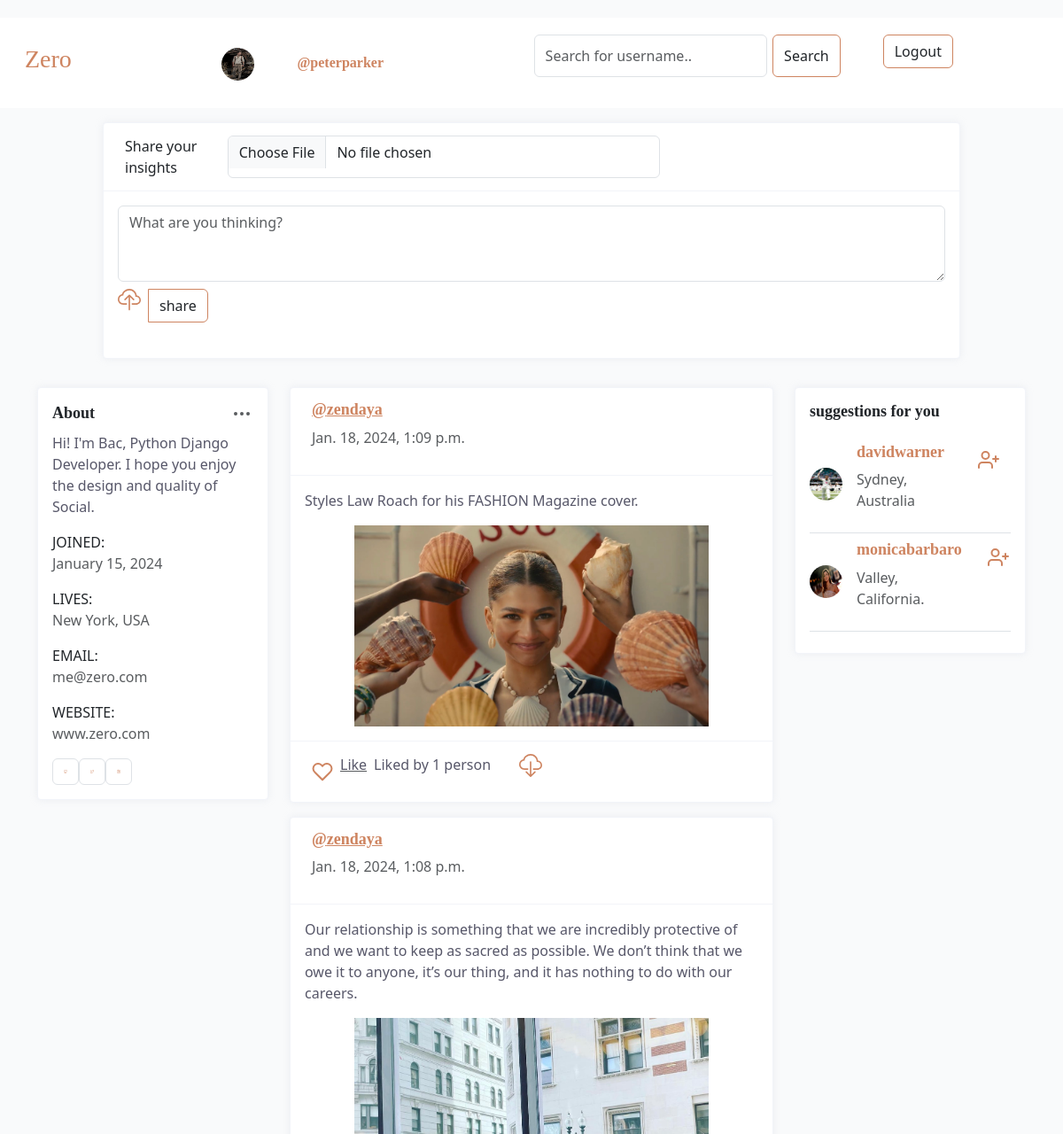
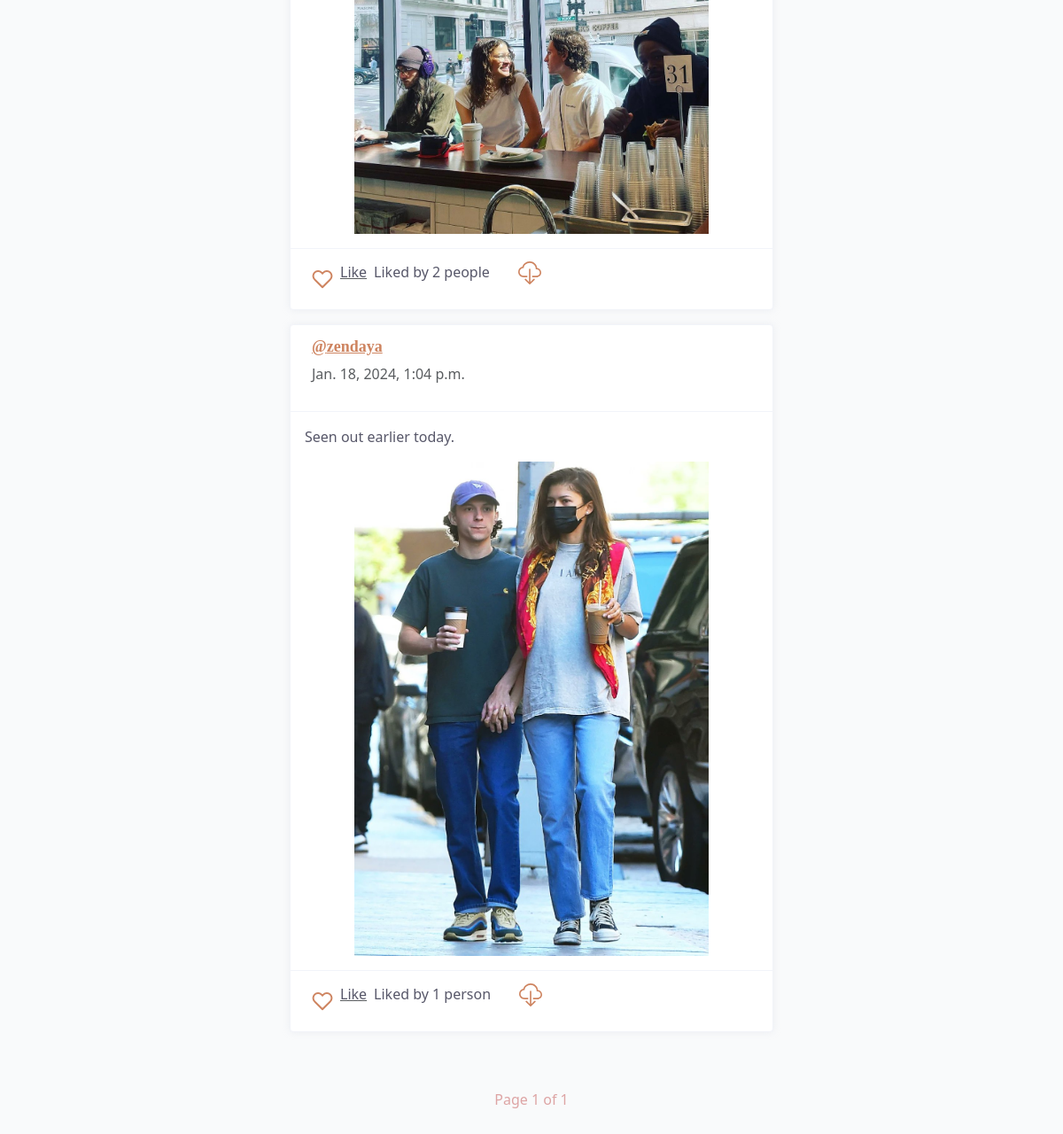
Screenshot of / (signed in) with the database file from the repository (2 pictures, top to bottom).
### core/models.py (models this page shows, shortened)
class Profile(models.Model):
    user = models.ForeignKey(User, on_delete=models.CASCADE)
    id_user = models.IntegerField()
    bio = models.TextField(blank=True)
    profileimg = models.ImageField(upload_to='profile_images', default='blank-profile-picture.png')
    location = models.CharField(max_length=100, blank=True)

class Post(models.Model):
    id = models.UUIDField(primary_key=True, default=uuid.uuid4)
    user = models.CharField(max_length=100)
    image = models.ImageField(upload_to='post_images', null=True, blank=True)
    caption = models.TextField()
    created_at = models.DateTimeField(default=datetime.now)
    no_of_likes = models.IntegerField(default=0)

### core/views.py (the view)
# urls.py: path('', views.index, name='index'),
@login_required(login_url='signin')
def index(request):
    user_object = User.objects.get(username=request.user.username)
    user_profile = Profile.objects.get(user=user_object)
    user_following_list = []
    feed = []
    user_following = FollowersCount.objects.filter(follower=request.user.username)
    for users in user_following:
        user_following_list.append(users.user)
    for usernames in user_following_list:
        feed_lists = Post.objects.filter(user=usernames)
        feed.append(feed_lists)
    feed_list = list(chain(*feed))
    all_users = User.objects.all()
    user_following_all = []
    for user in user_following:
        user_list = User.objects.get(username=user.user)
        user_following_all.append(user_list)
    new_suggestions_list = [x for x in list(all_users) if (x not in list(user_following_all))]
    current_user = User.objects.filter(username=request.user.username)
    final_suggestions_list = [x for x in list(new_suggestions_list) if ( x not in list(current_user))]
    random.shuffle(final_suggestions_list)
    username_profile = []
    username_profile_list = []
    for users in final_suggestions_list:
        username_profile.append(users.id)
    for ids in username_profile:
        profile_lists = Profile.objects.filter(id_user=ids)
        username_profile_list.append(profile_lists)
    suggestions_username_profile_list = list(chain(*username_profile_list))
    paginator = Paginator(feed_list, 10)  # Show 10 posts per page.
    page_number = request.GET.get("page")
    page_obj = paginator.get_page(page_number)
    return render(request, 'index.html', {'user_profile': user_profile, 'posts':feed_list, 'suggestions_username_profile_list': suggestions_username_profile_list[:4], "page_obj": page_obj})

### templates/index.html (shortened to what this page needs)
{% extends 'navbar.html' %}
{% load static %}
{% block content %}
<link rel="stylesheet" href="{% static 'css/index.css' %}">
<body>
    <div class="container col-10 p-3">
        <div class="card social-timeline-card">
            <form action="upload" method="POST" enctype="multipart/form-data" >
      <div class="card-header">
        <div class="row">
        <div class="col-8 d-flex justify-content-start">Share your insights<input type="file" class="form-control" name="image_upload" id="customFile" />
      </div>
    </div>
</div>
      <div class="card-body">
        <div class="tab-content" id="myTabContent">
            <div class="tab-pane fade active show" id="posts" role="tabpanel" aria-labelledby="posts-tab">
                <div class="form-group">
                    <textarea class="form-control" name="caption" id="message" rows="3" placeholder="What are you thinking?" required></textarea>
                </div>
            </div>
        </div>
        <div class="btn-toolbar justify-content-between my-2">
            <div class="btn-group">
                <button type="submit" class="btn btn-light mx-2">share</button>
            </div>
        </form>
            </div>
            </div>
<div class="container mt-3">
<div class="profile-page tx-13">
    <div class="row profile-body">
        <div class="d-none d-md-block col-md-4 col-xl-3 left-wrapper">
            <div class="card rounded">
                <div class="card-body">
                    <div class="d-flex align-items-center justify-content-between mb-2">
                        <h6 class="card-title mb-0">About</h6>
                        <div class="dropdown">
                            <button class="btn p-0" type="button" id="dropdownMenuButton" data-toggle="dropdown" aria-haspopup="true" aria-expanded="false">
                            </button>
                        </div>
                    </div>
                    <p>Hi! I'm Bac, Python Django Developer. I hope you enjoy the design and quality of Social.</p>
                    <div class="mt-3">
                        <label class="tx-11 font-weight-bold mb-0 text-uppercase">Joined:</label>
                        <p class="text-muted">January 15, 2024</p>
                    </div>
                    <div class="mt-3">
                        <label class="tx-11 font-weight-bold mb-0 text-uppercase">Lives:</label>
                        <p class="text-muted">New York, USA</p>
                    </div>
                    <div class="mt-3">
                        <label class="tx-11 font-weight-bold mb-0 text-uppercase">Email:</label>
                        <p class="text-muted">me@zero.com</p>
                    </div>
                    <div class="mt-3">
                        <label class="tx-11 font-weight-bold mb-0 text-uppercase">Website:</label>
                        <p class="text-muted">www.zero.com</p>
                    </div>
                    <div class="mt-3 d-flex social-links">
                        <a href="javascript:;" class="btn d-flex align-items-center justify-content-center border mr-2 btn-icon github">
                        </a>
                        <a href="javascript:;" class="btn d-flex align-items-center justify-content-center border mr-2 btn-icon twitter">
                        </a>
                        <a href="javascript:;" class="btn d-flex align-items-center justify-content-center border mr-2 btn-icon instagram">
                        </a>
                    </div>
                </div>
            </div>
        </div>
        <div class="col-md-8 col-xl-6 middle-wrapper">
            <div class="row">
                {% for post in page_obj reversed%}
                <div class="col-md-12 grid-margin">
                    <div class="card rounded">
                        <div class="card-header">
                            <div class="d-flex align-items-center justify-content-between">
                                <div class="d-flex align-items-center">
                                    <div class="ml-2">
                                        <span class="block font-semibold "><a href="/profile/{{post.user}}"><h4>@{{post.user|lower}}</h4></a></span>
                                        <p class="tx-11 text-muted">{{post.created_at}}</p>
                                    </div>
                                </div>
                            </div>
                        </div>
                        <div class="card-body">
                            <p class="mb-3 tx-14">{{post.caption}}</p>
                            {% if post.image %}
                            <div class="d-flex justify-content-center">
                            <img class="img-fluid" src="{{post.image.url}}" width="400" alt="">
                        </div>
                        {% endif %}
                        </div>
                        <div class="card-footer">
                            <div class="d-flex post-actions">
                                <a href="/like-post?post_id={{post.id}}" class="d-flex align-items-center text-muted mr-4">
                                    <p class="d-none d-md-block ml-2 mx-2">Like</p>
                                </a>
                                {% if post.no_of_likes == 0 %}
                                            <p>No likes</p>
                                            {% elif post.no_of_likes == 1 %}
                                            <p>Liked by {{post.no_of_likes}} person</p>
                                            {% else %}
                                            <p>Liked by {{post.no_of_likes}} people</p>
                                            {% endif %}
                                <svg class="bi" width="32" height="32" fill="currentColor">
                                    <use xlink:href="bootstrap-icons.svg#heart-fill"/>
                                  </svg>
                                  {% if post.image %}
                                <a href="{{post.image.url}}" class="d-flex justify-content-end" download>
                                </a>
                                {% endif %}
                            </div>
                        </div>
                    </div>
                </div>
                {% endfor %}
            </div>
        </div>
        <div class="d-none d-xl-block col-xl-3 right-wrapper">
            <div class="row">
                <div class="col-md-12 grid-margin">
                    <div class="card rounded">
                        <div class="card-body">
                            <h6 class="card-title mb-4">suggestions for you</h6>
                            {% for suggestion in suggestions_username_profile_list %}
                            <div class="d-flex justify-content-between mb-2 pb-2 border-bottom">
                                <div class="d-flex align-items-center hover-pointer">
                                    <a href="/profile/{{suggestion.user}}">
                                    <img class="img-xs rounded-circle" src="{{suggestion.profileimg.url}}" alt="">
                                    </a>
                                    <div class="ml-2 mx-3">
                                        <h6>{{suggestion.user}}</h6>
                                        <p class="tx-11 text-muted">{{suggestion.location}}</p>
                                    </div>
                                </div>
                                <a href="/profile/{{suggestion.user}}">
                                <button class="btn btn-icon">
                                </button>
                            </a>
                            </div>
                            {% endfor %}
                        </div>
                    </div>
                </div>
            </div>
        </div>
        <div class="pagination justify-content-center p-5">
            <span class="step-links">
                <span class="current mx-3">
                    Page {{ page_obj.number }} of {{ page_obj.paginator.num_pages }}
                </span>
            </span>
        </div>
    </div>
</div>
</div>
{% endblock content %}

### templates/navbar.html (shortened to what this page needs)
<html lang="en">
    {% load static %}
<head>
  <link href="https://cdn.jsdelivr.net/npm/bootstrap@5.3.2/dist/css/bootstrap.min.css" rel="stylesheet">
<link rel="stylesheet" href="{% static 'css/navbar.css' %}">
</head>
<body>
    <nav class="navbar navbar-expand-lg navbar-light p-3" id="headerNav">
        <div class="container-fluid"><a style=" text-decoration: none;" href="/"> <div class="brand-name" style="color: #ce8460; font-weight: bold; font-family: Lucida Console;"><h3>Zero</a></h3> </div>
        {% if user.is_authenticated %}
          <div class=" collapse navbar-collapse" id="navbarNavDropdown">
            <ul class="navbar-nav mx-auto ">
              <li class="nav-item mx-5">
                <a href="/profile/{{user}}">
                    <img src="{{user_profile.profileimg.url}}" class="img-xs rounded-circle" width="50"  alt="">
                </a>
            </li>
            <li class="nav-item" style="color: #ce8460; font-weight: bold; font-family: Lucida Console"><a style=" text-decoration: none;" href="/profile/{{user}}">@{{user.username}}</a></li>
            </ul>
            <form action="/search" method="POST" class="d-flex mx-5">
              <input class="form-control mr-sm-2" type="text" name="username" placeholder="Search for username.." aria-label="Search">&nbsp; &nbsp;
              <button class="btn btn-light" type="submit">Search</button><a href="/logout" >
                <button type="button" class="btn btn-light mx-5">Logout</button>
             </a>
            </form>
        {% else %}
        <a href="/signin" >
          <button type="button" class="btn btn-light">Login</button>
       </a>
        {% endif %}
          </div>
      </nav>
      {% block content %}
      {% endblock content %}
</body>
</html>

### static/css/navbar.css (style rules this page uses)
@media screen and (min-width:992px) { .nav-item { height: 70px; line-height:70px; } }
#headerNav { background-color: #fff; }
body { background-color: #f8f9fa; }
h6 { color: #ce8460; font-weight: bold; font-size: 18px; font-family: serif; }
h4 { font-weight: bold; font-size: 18px; font-family: serif; }
span { color: #dda4a4; }
p { color: #575769; }
.btn-light { color: #212529; background-color: white; border-color: #ce8460; }
a { color: #ce8460; }

### static/css/index.css (style rules this page uses)
body { background-color: #f9fafb; margin-top:20px; }
.profile-page .profile-body .left-wrapper .social-links a { width: 30px; height: 30px; }
.img-xs { width: 37px; height: 37px; }
.rounded-circle { border-radius: 50% !important; }
img { vertical-align: middle; border-style: none; }
.card-header:first-child { border-radius: 0 0 0 0; }
.card-header { padding: 0.875rem 1.5rem; margin-bottom: 0; background-color: rgba(0, 0, 0, 0); border-bottom: 1px solid #f2f4f9; }
.card-footer:last-child { border-radius: 0 0 0 0; }
.card-footer { padding: 0.875rem 1.5rem; background-color: rgba(0, 0, 0, 0); border-top: 1px solid #f2f4f9; }
.grid-margin { margin-bottom: 1rem; }
.card { box-shadow: 0 0 10px 0 rgba(183, 192, 206, 0.2); -webkit-box-shadow: 0 0 10px 0 rgba(183, 192, 206, 0.2); -moz-box-shadow: 0 0 10px 0 rgba(183, 192, 206, 0.2); -ms-box-shadow: 0 0 10px 0 rgba(183, 192, 206, 0.2); }
.rounded { border-radius: 0.25rem !important; }
.card { position: relative; display: flex; flex-direction: column; min-width: 0; word-wrap: break-word; background-color: #fff; background-clip: border-box; border: 1px solid #f2f4f9; border-radius: 0.25rem; }
svg { color: #ce8460; }

### rows the page displays
Profile: profileimg (picture)
Post: user "zendaya", created_at "Jan. 18, 2024, 1:09 p.m.", caption "Styles Law Roach for his FASHION Magazine cover.", image (picture), no_of_likes "1"
Post: user "zendaya", created_at "Jan. 18, 2024, 1:08 p.m.", caption "Our relationship is something that we are incredibly protective of and we want to keep as sacred as possible. We don’t think that we owe it to anyone, it’s our thing, and it has nothing to do with our careers.", image (picture), no_of_likes "2"
Post: user "zendaya", created_at "Jan. 18, 2024, 1:04 p.m.", caption "Seen out earlier today.", image (picture), no_of_likes "1"
Profile: profileimg (picture), user "davidwarner", location "Sydney, Australia"
Profile: profileimg (picture), user "monicabarbaro", location "Valley, California."

### other values shown
{{ user.username }} "peterparker"
{{ page_obj.number }} "1"
{{ page_obj.paginator.num_pages }} "1"
